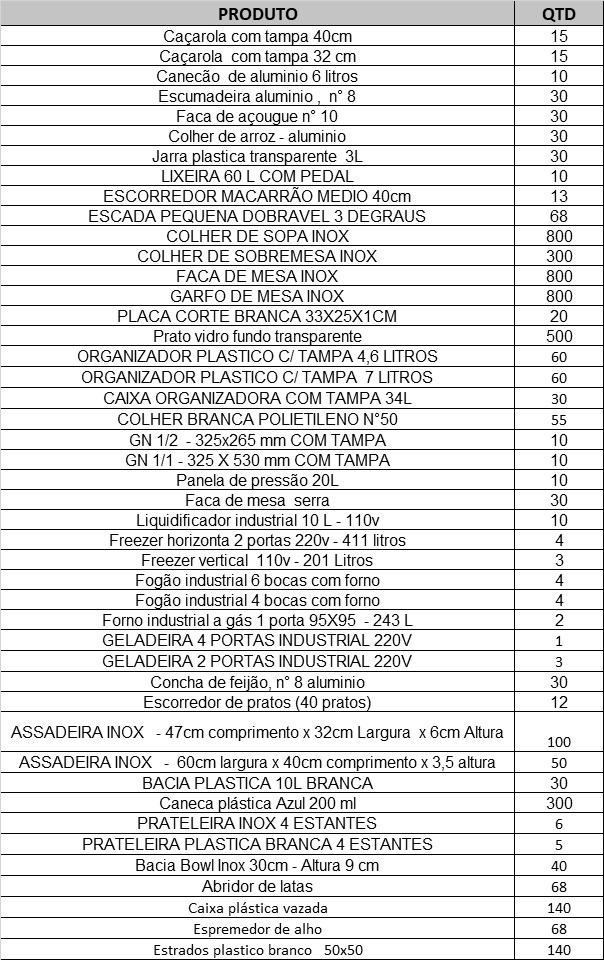
#> input picture uploads/imagens/1779802183412_WhatsApp_Image_2026-05-14_at_16.34.39_2_.jpeg, 604 x 960 px
$ python -i ocr_processor.py   (imports and definitions only)
#> lines starting #> are read from the running program, lines starting #| are printed output that depends on the picture; after the words box and inside, x2 and y2 are one past the last pixel; in counts of white or black regions, pixels touching at a corner belong together
#!/usr/bin/env python3
# -*- coding: utf-8 -*-
"""
=============================================================
OCR Processor — PaddleOCR
=============================================================
Script standalone que recebe o caminho de uma imagem via
argumento de linha de comando, executa PaddleOCR, extrai
descrições de produtos e quantidades, e retorna JSON no stdout.

Uso:
    python ocr_processor.py /caminho/da/imagem.jpg

Saída (stdout):
    [{"descricao": "ARROZ 5KG", "quantidade": 10}, ...]

Em caso de erro:
    {"error": "mensagem de erro"}
=============================================================
"""

import sys
import json
import re
import os


def detect_horizontal_lines(image_path):
    """
    Detecta linhas horizontais na imagem usando OpenCV e retorna seus valores Y ordenados.
    """
    import cv2
    import numpy as np

    try:
        # Carrega a imagem de forma robusta no Windows usando numpy + cv2.imdecode
        img_array = np.fromfile(image_path, dtype=np.uint8)
        img = cv2.imdecode(img_array, cv2.IMREAD_GRAYSCALE)
#> img is the input picture: shape (960, 604); min 0, max 255, mean 223.7
        if img is None:
            return []

        # Binariza a imagem (inverte para que as linhas fiquem brancas em fundo preto)
        binary = cv2.adaptiveThreshold(
            ~img, 255, cv2.ADAPTIVE_THRESH_MEAN_C, cv2.THRESH_BINARY, 15, -2
        )
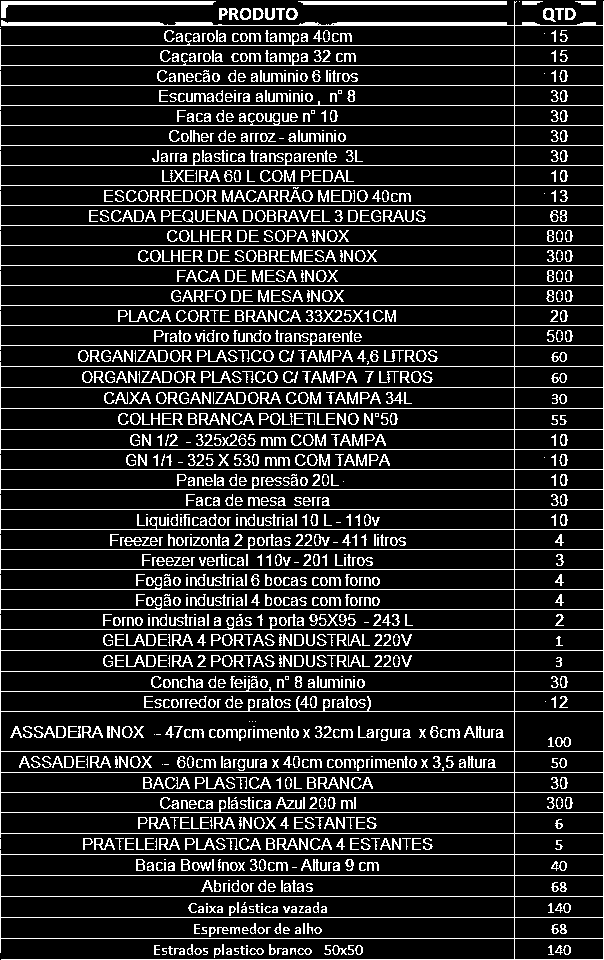
#> binary: shape (960, 604); 14.3% white in thin lines or dots

        # Cria uma cópia para processamento
        horizontal = np.copy(binary)

        # Define o tamanho do kernel horizontal (ex: 15% da largura da imagem)
        cols = horizontal.shape[1]
#> cols = 604
        horizontal_size = int(cols * 0.15)
#> horizontal_size = 90

        # Cria elemento estruturante horizontal
        horizontalStructure = cv2.getStructuringElement(cv2.MORPH_RECT, (horizontal_size, 1))

        # Aplica operações morfológicas para isolar linhas horizontais
        horizontal = cv2.erode(horizontal, horizontalStructure)
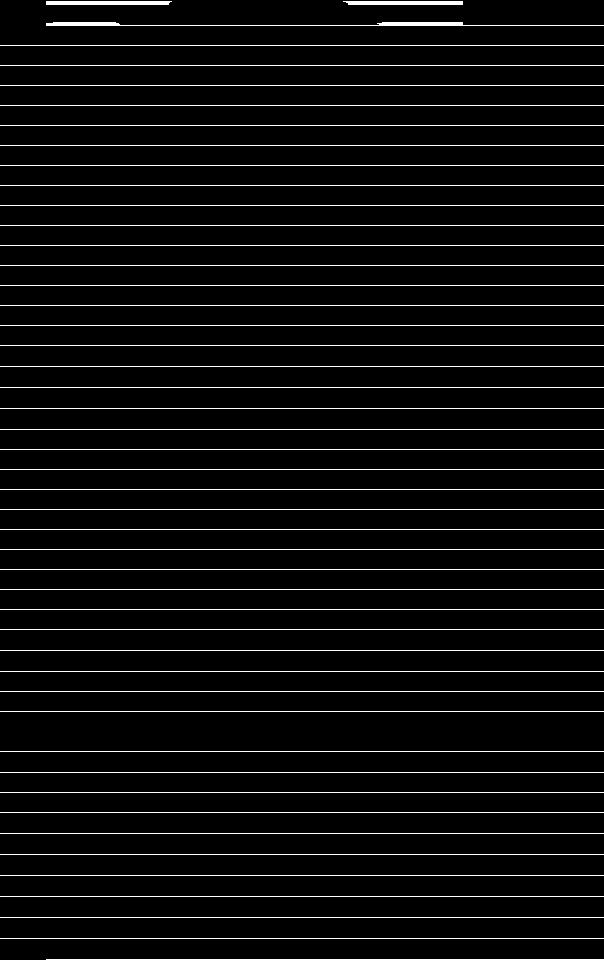
#> horizontal: shape (960, 604); 5% white in thin lines or dots
        horizontal = cv2.dilate(horizontal, horizontalStructure)
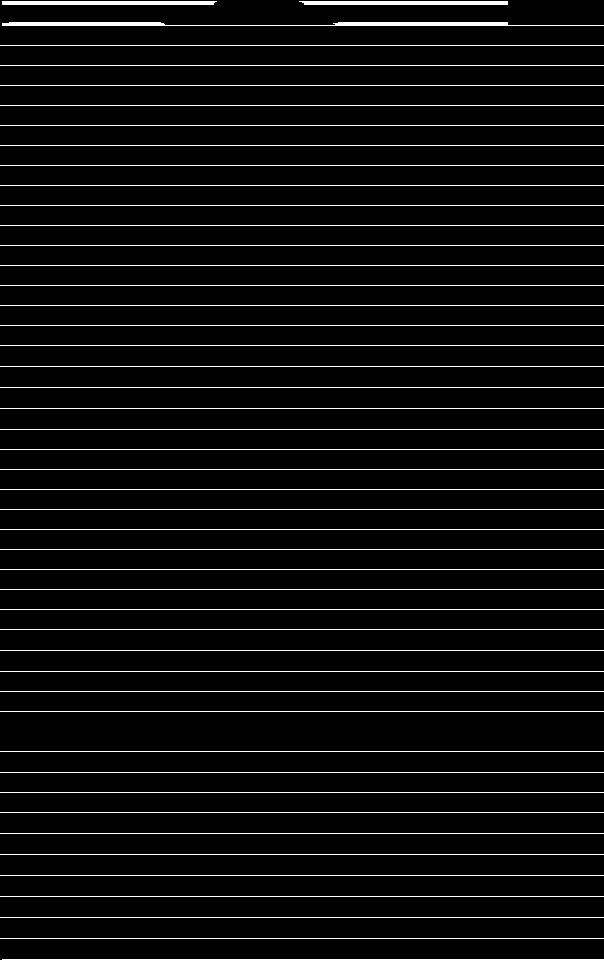
#> horizontal: shape (960, 604); 5.3% white in thin lines or dots

        # Encontra contornos das linhas
        contours, _ = cv2.findContours(horizontal, cv2.RETR_EXTERNAL, cv2.CHAIN_APPROX_SIMPLE)
#> contours = 48 contours, 45 with area under 20; largest, box (x1, y1, x2, y2) and area: (2, 22, 604, 26) 991, (2, 1, 217, 5) 635, (299, 1, 508, 5) 612

        y_coordinates = []
        for contour in contours:
            x, y, w, h = cv2.boundingRect(contour)
            # Filtra por contornos que representem linhas horizontais longas e finas
            if w > cols * 0.15 and h < 15:
                y_coordinates.append(int(y + h / 2))
#> this loop made 48 passes
#> (contour, x, y, w, h) on passes 1 to 12: ([[2, 959], [603, 959]], 2, 959, 602, 1), ([[0, 938], [603, 938]], 0, 938, 604, 1), ([[0, 917], [603, 917]], 0, 917, 604, 1), ([[0, 896], [603, 896]], 0, 896, 604, 1), ([[0, 875], [603, 875]], 0, 875, 604, 1), ([[0, 854], [603, 854]], 0, 854, 604, 1), ([[0, 833], [603, 833]], 0, 833, 604, 1), ([[0, 812], [603, 812]], 0, 812, 604, 1), ([[0, 792], [603, 792]], 0, 792, 604, 1), ([[0, 772], [603, 772]], 0, 772, 604, 1), ([[0, 751], [603, 751]], 0, 751, 604, 1), ([[0, 711], [603, 711]], 0, 711, 604, 1)
#> (x, y, w, h) on passes 46 to 48: (2, 22, 602, 4), (299, 1, 209, 4), (2, 1, 215, 4)
#> after the loop, y_coordinates = 48 values, max 959 at index 0, min 3 at index 46, mean 463.6

        # Ordena de cima para baixo
        y_coordinates.sort()

        # Remove linhas duplicadas ou muito próximas (limiar de 8 pixels)
        filtered_ys = []
        if y_coordinates:
            filtered_ys.append(y_coordinates[0])
            for y in y_coordinates[1:]:
                if y - filtered_ys[-1] > 8:
                    filtered_ys.append(y)
#> this loop made 47 passes
#> y on passes 1 to 12: 3, 24, 45, 65, 85, 105, 125, 145, 165, 185, 205, 225
#> after the loop, filtered_ys = 47 values from 3 to 959

        return filtered_ys
    except Exception as e:
        import sys
        print(f"[OCR Python Warning] Falha na detecção de linhas OpenCV: {e}", file=sys.stderr)
        return []


# [571 lines left out: functions process_image, extract_items, normalize_text, parse_line, clean_description, parse_number, not called in this run]


# =============================================================
# PONTO DE ENTRADA
# =============================================================
# [41 lines not run here, left out]

>>> result = detect_horizontal_lines('../uploads/imagens/1779802183412_WhatsApp_Image_2026-05-14_at_16.34.39_2_.jpeg')
#> result = 47 values from 3 to 959
